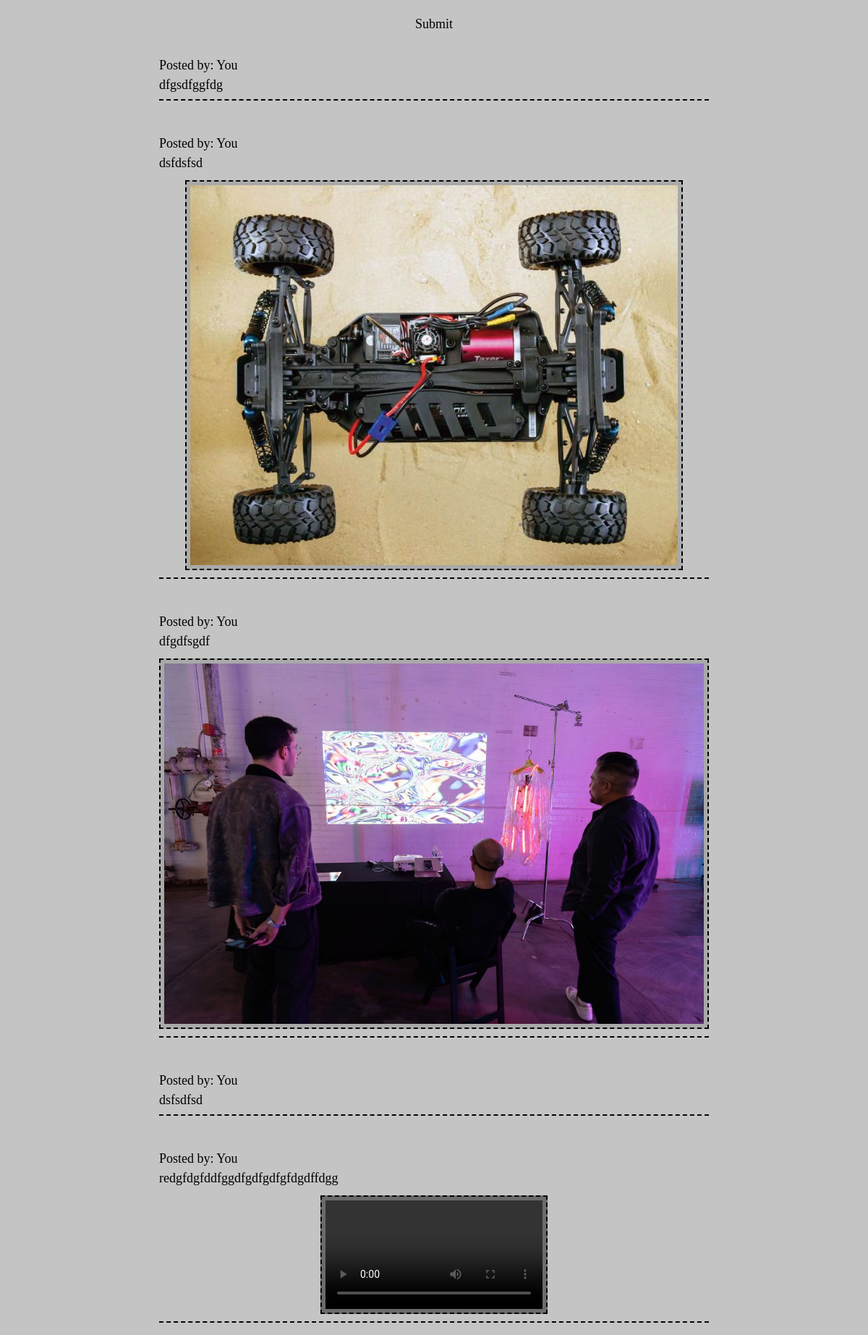
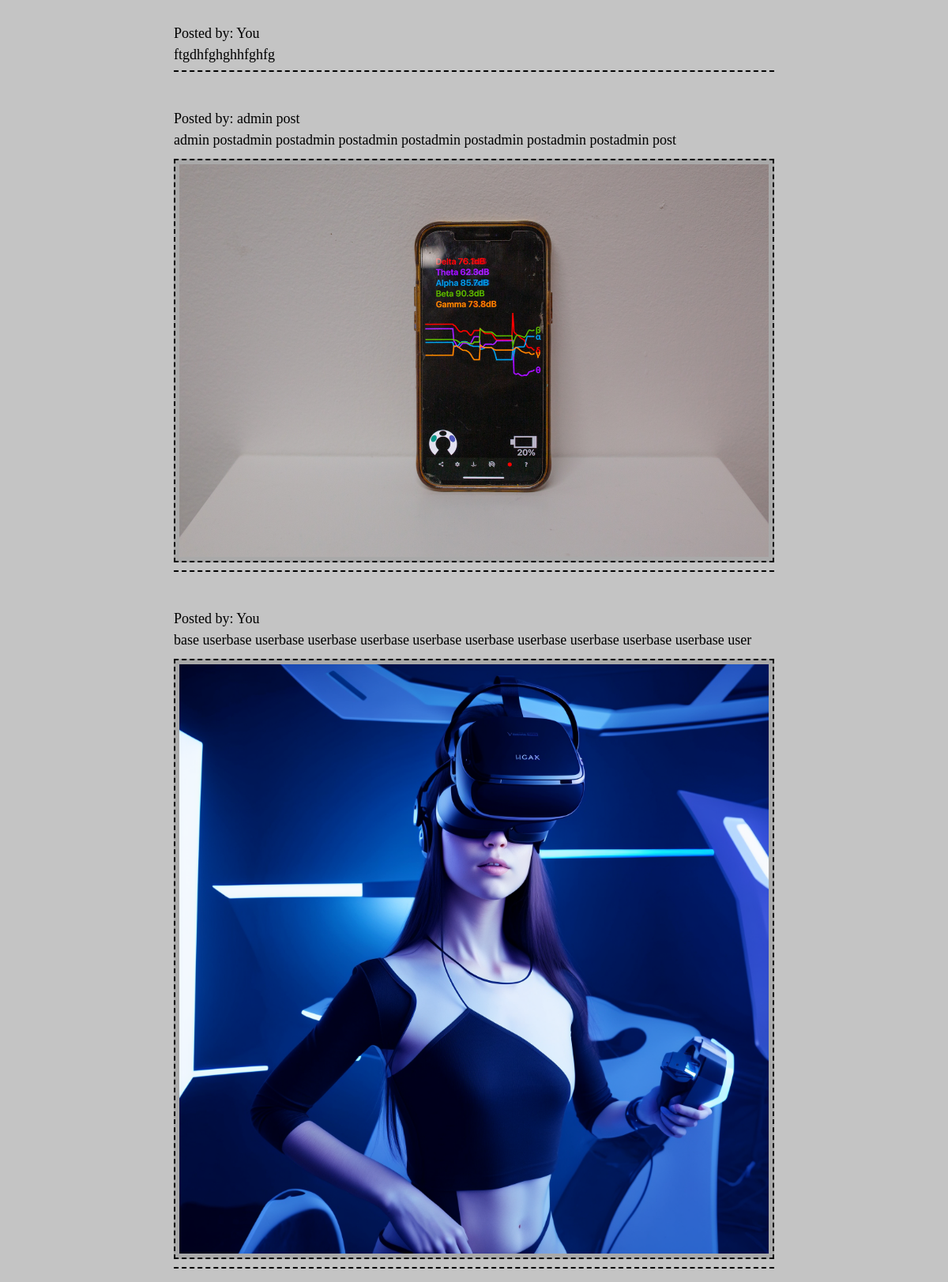
The page / (upper part) on the database its author committed (2 pictures, top to bottom).
### app.py (models this page shows)
class Post(db.Model):
    id = db.Column(db.Integer, primary_key=True)
    content = db.Column(db.Text, nullable=False)
    media = db.Column(db.String(300), nullable=True)
    username = db.Column(db.String(50), nullable=False, default="Anonymous")
    status = db.Column(db.String(20), nullable=False, default="pending")
    ip_address = db.Column(db.String(64), nullable=True)

### app.py (the view)
@app.route('/')
def index():
    posts = Post.query.filter(Post.status == 'approved').order_by(
        db.case((Post.username == 'Admin', 0), else_=1), Post.id.desc()
    ).all()
    print("DEBUG: Approved posts retrieved for index.html:")
    for post in posts:
        print(f"ID: {post.id}, Content: {post.content}, Status: {post.status}")
    return render_template('index.html', posts=posts)

### templates/index.html (shortened to what this page needs)
<!DOCTYPE html>
<html>
<head>
    <link rel="stylesheet" href="{{ url_for('static', filename='style.css') }}">
</head>
<body>
    <div class="container">
        <h1><a href="/new">Submit</a></h1>
        {% if posts %}
            {% for post in posts %}
                <div class="post">
                    <p>
                        Posted by:
                            {% if post.username and post.username != 'Anonymous' %}
                                {{ post.username }}
                            {% else %}
                                You
                            {% endif %}
                    </p>
                    <p>{{ post.content }}</p>
                    {% if post.media %}
                        {% if post.media.endswith(('jpg', 'png', 'jpeg', 'gif')) %}
                            <img src="{{ post.media }}" alt="Post Media">
                        {% elif post.media.endswith(('mp4', 'webm', 'ogg')) %}
                            <video src="{{ post.media }}" controls></video>
                        {% endif %}
                    {% endif %}
                    <hr>
                </div>
            {% endfor %}
        {% else %}
            <p>No approved posts available. Please check back later.</p>
        {% endif %}
    </div>
</body>
</html>

### static/style.css (style rules this page uses)
* { margin: 0; padding: 0; box-sizing: border-box; }
body { font-family: 'Times New Roman', Times, serif; font-size: 18px; font-weight: lighter; line-height: 1.5; color: black; background-color: #C4C4C4; text-align: center; padding: 10px; }
h1 { font-family: 'Times New Roman', Times, serif; font-weight: lighter; font-size: 18px; color: #000000; margin-bottom: 20px; text-align: center; }
a { color: rgb(0, 0, 0); text-decoration: none; }
hr { border: none; border-top: 2px dashed black; margin: 6px 0; }
.post { padding: 10px; margin-bottom: 20px; background-color: #C4C4C4; border-radius: 0px; }
.post img { border: 2px dashed black; padding: 5px; border-radius: 0px; background-color: #A9A9A9; display: block; margin: 10px auto; }
.post video { border: 2px dashed black; padding: 5px; border-radius: 0px; background-color: rgb(107, 107, 107); display: block; margin: 10px auto; }
img, video { max-width: 100%; height: auto; display: block; margin: 10px auto; border: none; }
.container { max-width: 800px; margin: 0 auto; padding: 10px; text-align: left; background-color: #C4C4C4; border: none; }

### rows shown on the page
Post: username "You", content "dfgsdfggfdg"
Post: username "You", content "dsfdsfsd", media (picture)
Post: username "You", content "dfgdfsgdf", media (picture)
Post: username "You", content "dsfsdfsd"
Post: username "You", content "redgfdgfddfggdfgdfgdfgfdgdffdgg"
Post: username "You", content "ftgdhfghghhfghfg"
Post: username "admin post", content "admin postadmin postadmin postadmin postadmin postadmin postadmin postadmin post", media (picture)
Post: username "You", content "base userbase userbase userbase userbase userbase userbase userbase userbase userbase userbase user", media (picture)
